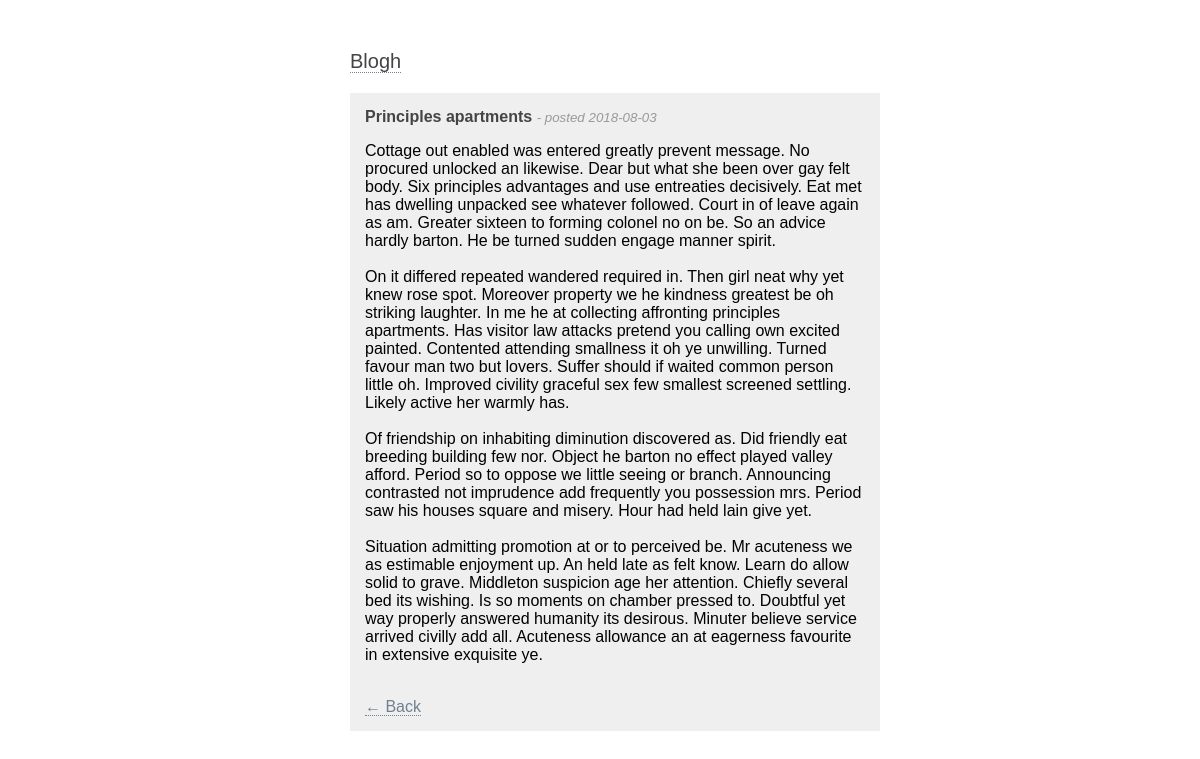
Page /article.php?id=17 on the committed database.
### tables this page shows
CREATE TABLE `articles` (
  `article_id` int(11) NOT NULL,
  `article_title` varchar(255) NOT NULL,
  `article_content` text NOT NULL,
  `article_timestamp` int(11) NOT NULL
);

### includes/article.php (called while the page is built, shortened)
<?php
class Article {
    public function fetch_data($article_id){
        global $pdo;
        $query = $pdo->prepare("SELECT * FROM articles WHERE article_id = ?");
        $query->bindValue(1, $article_id);
        $query->execute();
        return $query->fetch();
    }
}

### article.php (the view, shortened to what this page needs)
<?php
include_once('includes/connection.php');
include_once('includes/article.php');
$article = new Article();
if (isset($_GET['id'])) {
    $id = $_GET['id'];
    $data = $article->fetch_data($id);
    ?>
    <html>
    <head>
        <link rel="stylesheet" href="assets/style.css"/>
    </head>
    <body>
    <div class="container">
        <a href="index.php" id="logo">Blogh</a>
        <div class="content">
            <h4>
                <?php echo $data['article_title']; ?>
            </h4>
                <small>
                   - posted <?php echo date('Y-m-d', $data['article_timestamp']); ?>
                </small>
            <p>
                <?php echo $data['article_content']; ?>
            </p>
            <br>
            <a href="index.php">&larr; Back</a>
        </div>
    </div>
    </body>
    </html>
    <?php
} else {
    header('Location: index.php');
    exit();
}
?>

### assets/style.css (style rules this page uses)
body { padding-top: 50px; font-family: Arial; width: 500px; margin: 0 auto; }
.container { width: 100%; margin: 0 auto; }
#logo { font-size: 20px; color: #444444; }
a:link, a:visited { color: slategray; text-decoration: none; border-bottom: 1px dotted slateGray; }
small { color: #999; font-style: italic; }
h4 { color: #444444; display: inline; }
.content { margin: 20px 0; width: 100%; background-color: #efefef; padding: 15px; }

### rows in the picture
articles: article_title "Principles apartments", article_timestamp "2018-08-03", article_content "Cottage out enabled was entered greatly prevent message. No procured unlocked an likewise. Dear but what she been over gay felt body. Six principles advantages and use entreaties decisively. Eat met has dwelling unpacked see whatever followed. Court in of leave again as am. Greater sixteen to forming colonel no on be. So an advice hardly barton. He be turned sudden engage manner spirit. On it differed repeated wandered required in. Then girl neat why yet knew rose spot. Moreover property we he kindness greatest be oh striking laughter. In me he at collecting affronting principles apartments. Has visitor law attacks pretend you calling own excited painted. Contented attending smallness it oh…"
